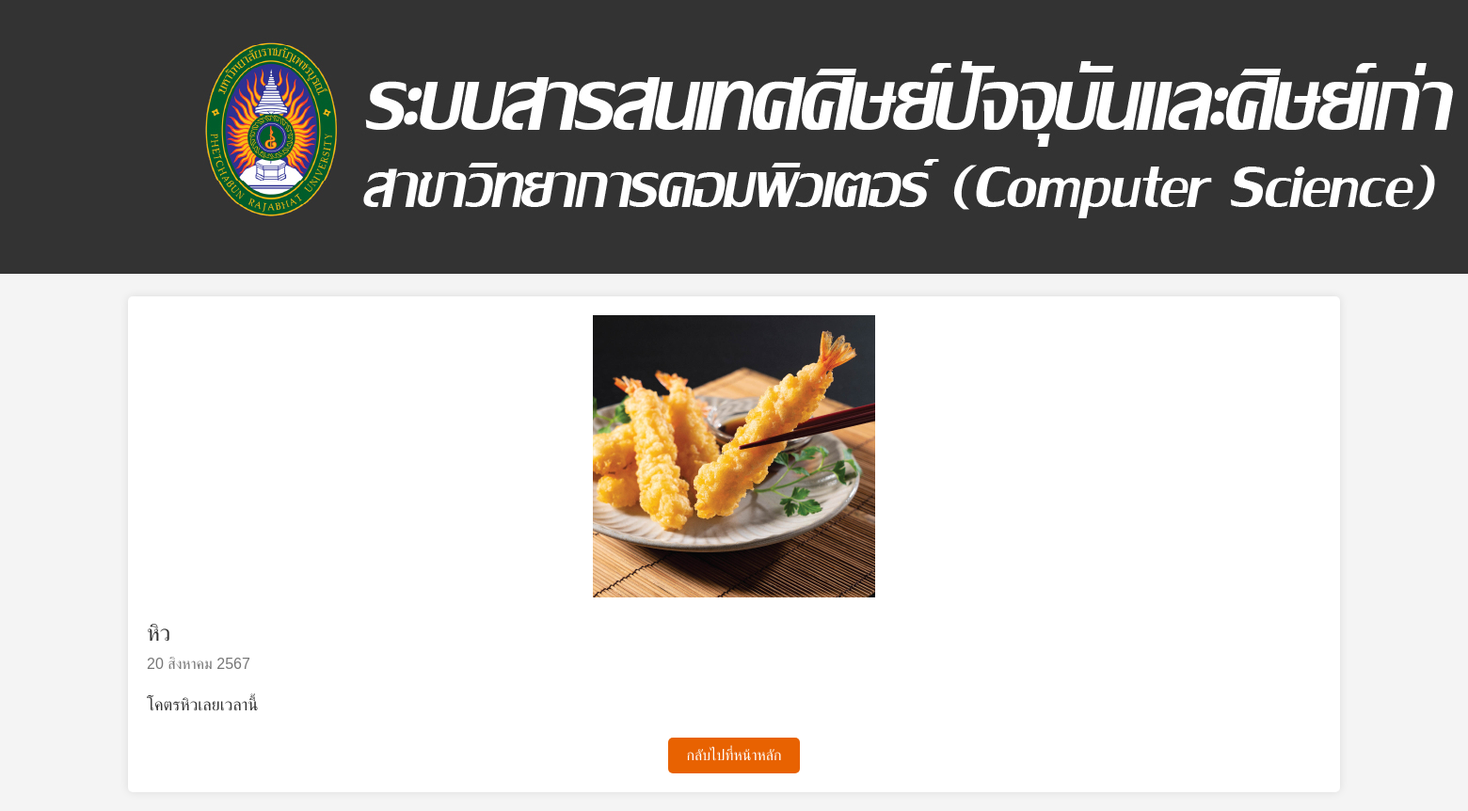
/gnews_detail.php?i_id=21, run on the app's committed database.
### tables this page shows
CREATE TABLE `information` (
  `i_id` int(3) NOT NULL,
  `i_head` varchar(30) NOT NULL,
  `i_deltail` varchar(300) NOT NULL,
  `i_pic` blob NOT NULL,
  `i_cover` blob NOT NULL,
  `i_date` date NOT NULL,
  `a_id` varchar(20) NOT NULL,
  `itype_id` int(3) NOT NULL
);

### gnews_detail.php (the view, shortened to what this page needs)
<?php
$conn = new mysqli("localhost", "root", "", "project");
$i_id = isset($_GET['i_id']) ? (int)$_GET['i_id'] : 0;
function thai_date($date) {
    $thai_months = [
        "01" => "มกราคม",
        "02" => "กุมภาพันธ์",
        "03" => "มีนาคม",
        "04" => "เมษายน",
        "05" => "พฤษภาคม",
        "06" => "มิถุนายน",
        "07" => "กรกฎาคม",
        "08" => "สิงหาคม",
        "09" => "กันยายน",
        "10" => "ตุลาคม",
        "11" => "พฤศจิกายน",
        "12" => "ธันวาคม"
    ];
    $year = substr($date, 0, 4) + 543;
    $month = $thai_months[substr($date, 5, 2)];
    $day = substr($date, 8, 2);
    return "$day $month $year";
}
$sql = "SELECT i_head, i_deltail, i_cover, i_date FROM information WHERE i_id = ?";
$stmt = $conn->prepare($sql);
$stmt->bind_param("i", $i_id);
$stmt->execute();
$result = $stmt->get_result();
if ($result->num_rows > 0) {
    $news_item = $result->fetch_assoc();
    $thai_date = thai_date($news_item['i_date']);
} else {
    echo "ไม่พบข้อมูลข่าวสาร";
    exit();
}
?>
<!DOCTYPE html>
<html lang="th">
<head>
</head>
<body>
    <img src="uploads/banner1.jpg" alt="Banner" class="banner">
    <div class="container">
        <img src="uploads/<?php echo htmlspecialchars($news_item['i_cover']); ?>" alt="ข่าวสาร" class="news-cover">
        <div class="news-title"><?php echo htmlspecialchars($news_item['i_head']); ?></div>
        <div class="news-date"><?php echo htmlspecialchars($thai_date); ?></div>
        <div class="news-detail">
            <?php echo nl2br(htmlspecialchars($news_item['i_deltail'])); ?>
        </div>
        <div class="back-link-container">
            <a href="index.php" class="back-link">กลับไปที่หน้าหลัก</a>
        </div>
    </div>
</body>
</html>

### gnews_detail.php (style rules this page uses)
body { font-family: Arial, sans-serif; margin: 0; padding: 0; background-color: #f4f4f4; }
.container { width: 80%; margin: 20px auto; background-color: white; padding: 20px; border-radius: 5px; box-shadow: 0 0 10px rgba(0,0,0,0.1); }
.news-cover { width: 100%; height: auto; max-height: 300px; object-fit: contain; border-radius: 5px; margin-bottom: 20px; }
.news-title { font-size: 24px; color: #333; margin-bottom: 10px; }
.news-date { font-size: 16px; color: #777; margin-bottom: 20px; }
.news-detail { font-size: 18px; color: #333; line-height: 1.6; }
.back-link-container { text-align: center; margin-top: 20px; }
.back-link { display: inline-block; padding: 10px 20px; background-color: rgb(232, 98, 1); color: white; text-decoration: none; border-radius: 5px; }

### data on the page
information: i_cover (picture), i_head "หิว", i_date "20 สิงหาคม 2567", i_deltail "โคตรหิวเลยเวลานี้"
